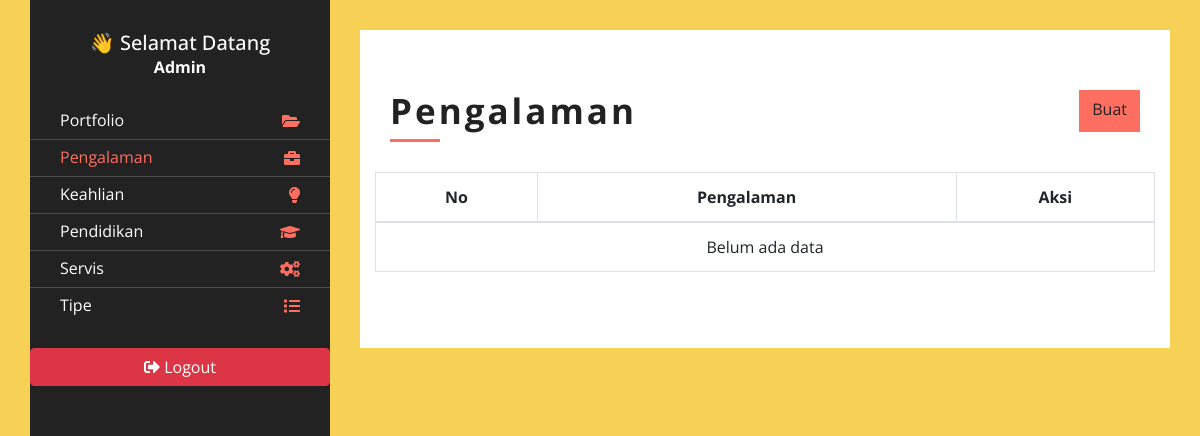
Before: /admin/index.php?page=experience (signed in) with the older database file.
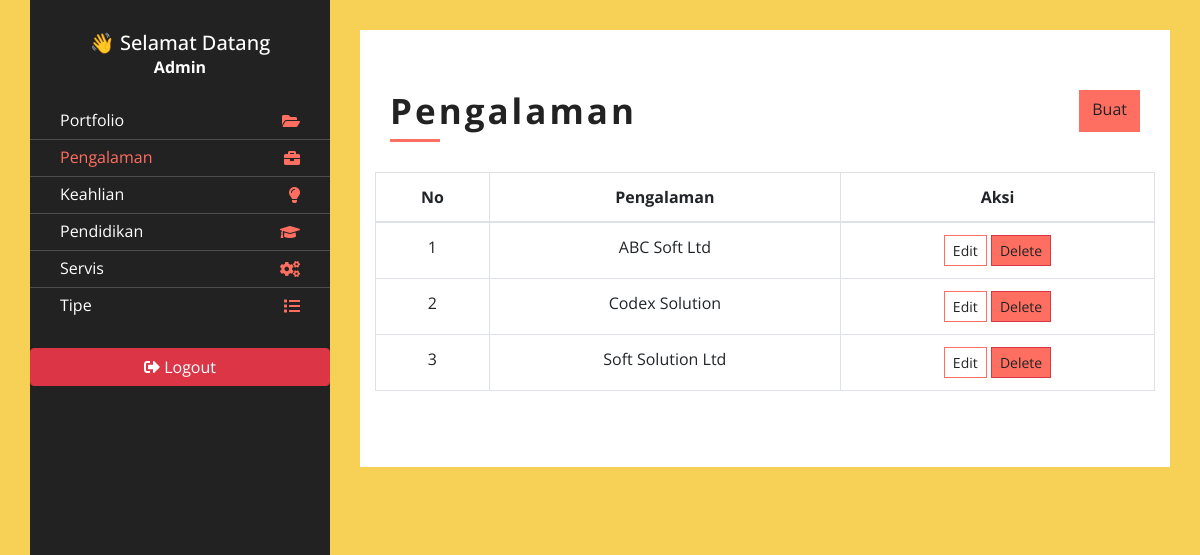
After: the same page with the newer database file.
### tables this page shows
CREATE TABLE `experiences` (
  `id` int(11) NOT NULL,
  `experience_name` varchar(50) NOT NULL,
  `position` varchar(50) NOT NULL,
  `location` varchar(50) NOT NULL,
  `start_date` date NOT NULL,
  `finish_date` date NOT NULL,
  `content` text NOT NULL
);

### admin/content/experience.php (the view, shortened to what this page needs)
<?php
    $query = mysqli_query($conn, "SELECT * FROM experiences
            ORDER BY experience_name ASC
    ");
    $rows = mysqli_fetch_all($query, MYSQLI_ASSOC);
?>
<div class="about">
  <div class="content-inner">
    <div class="content-header d-flex justify-content-between">
        <h2>Pengalaman</h2>
        <a href="?page=add-edit_experience" class="btn ">Buat</a>
    </div>
    <div class="row align-items-center">
    <table class="table table-bordered text-center">
      <thead>
          <tr>
              <th>No</th>
              <th>Pengalaman</th>
              <th>Aksi</th>
          </tr>
      </thead>
      <tbody>
          <?php
          $no = 1;
          foreach ($rows as $row) {
          ?>
              <tr>
                  <td><?php echo $no++ ?></td>
                  <td><?php echo $row['experience_name'] ?></td>
                  <td>
                      <a class="btn  btn-sm" style="background-color:white; border: 1px solid #FF6F61" href="?page=add-edit_experience&id=<?php echo $row['id'] ?>">Edit</a>
                      <a class="btn btn-danger btn-sm" onclick="return confirm('Yakin ingin delete ?')" href="?page=experience&delete=<?php echo $row['id'] ?>">Delete</a>
                  </td>
              </tr>
          <?php
          }
          ?>
          <?php if (empty($rows)) : ?>
              <tr>
                  <td colspan="6">Belum ada data</td>
              </tr>
          <?php endif ?>
      </tbody>
    </table>
    </div>
  </div>
</div>

Changed rows visible on the page:
added experiences: experience_name "ABC Soft Ltd"
added experiences: experience_name "Codex Solution"
added experiences: experience_name "Soft Solution Ltd"
Other visible differences:
text no longer shown: "Belum ada data"
